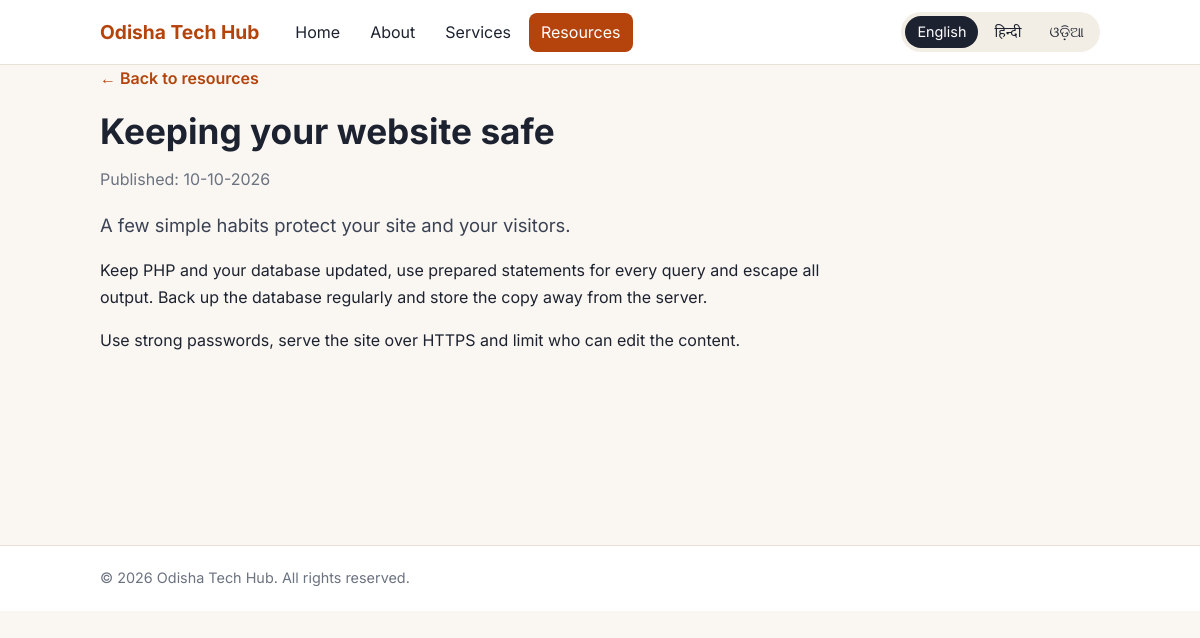
Page /article.php?slug=keeping-your-website-safe on the committed database.
### tables this page shows
CREATE TABLE languages (
  code        VARCHAR(5)   NOT NULL,
  name        VARCHAR(50)  NOT NULL,
  native_name VARCHAR(50)  NOT NULL,
  is_active   TINYINT(1)   NOT NULL DEFAULT 1,
  sort_order  INT          NOT NULL DEFAULT 0,
  PRIMARY KEY (code)
);

CREATE TABLE articles (
  id           INT         NOT NULL AUTO_INCREMENT,
  slug         VARCHAR(80) NOT NULL,
  published_at DATE        NOT NULL,
  is_active    TINYINT(1)  NOT NULL DEFAULT 1,
  PRIMARY KEY (id),
  UNIQUE KEY uq_article_slug (slug)
);

### includes/db.php (called while the page is built)
<?php
function db(): PDO
{
    static $pdo = null;
    if ($pdo === null) {
        $dsn = 'mysql:host=' . DB_HOST . ';dbname=' . DB_NAME . ';charset=utf8mb4';
        $pdo = new PDO($dsn, DB_USER, DB_PASS, [
            PDO::ATTR_ERRMODE            => PDO::ERRMODE_EXCEPTION,
            PDO::ATTR_DEFAULT_FETCH_MODE => PDO::FETCH_ASSOC,
            PDO::ATTR_EMULATE_PREPARES   => false,
        ]);
        $pdo->exec("SET NAMES utf8mb4 COLLATE utf8mb4_unicode_ci");
    }
    return $pdo;
}

### includes/bootstrap.php (called while the page is built, shortened)
<?php
require_once __DIR__ . '/db.php';
require_once __DIR__ . '/i18n.php';
$GLOBALS['CURRENT_LANG'] = init_language();

### article.php (the view, shortened to what this page needs)
<?php
require_once __DIR__ . '/includes/bootstrap.php';
$slug    = (string) ($_GET['slug'] ?? '');
$article = $slug !== '' ? get_article($slug) : null;
require __DIR__ . '/includes/header.php';
?>
<article class="prose">
  <p><a class="link" href="resources.php#articles">&larr; <?= t('back') ?></a></p>
  <h1><?= h($article['title']) ?></h1>
  <p class="muted"><?= t('published_on') ?>: <?= h(format_date($article['published_at'])) ?></p>
  <p class="lead"><?= h($article['summary']) ?></p>
  <?= paragraphs($article['body']) ?>
</article>
<?php require __DIR__ . '/includes/footer.php'; ?>

### includes/header.php (shortened to what this page needs)
<?php
$lang        = current_lang();
$currentFile = basename($_SERVER['SCRIPT_NAME']);
$navItems    = [
    'index.php'     => 'nav_home',
    'about.php'     => 'nav_about',
    'services.php'  => 'nav_services',
    'resources.php' => 'nav_resources',
];
$activeFile = ($currentFile === 'article.php') ? 'resources.php' : $currentFile;
?>
<!DOCTYPE html>
<html lang="<?= h($lang) ?>">
<head>
  <title><?= h($pageTitle ?? '') ?> | <?= h(ui_strings()['site_name'] ?? 'Site') ?></title>
  <link rel="stylesheet" href="assets/style.css">
</head>
<body class="lang-<?= h($lang) ?>">
<header class="site-header">
  <div class="container header-inner">
    <a class="brand" href="index.php"><?= t('site_name') ?></a>
    <nav class="main-nav" aria-label="Main">
      <?php foreach ($navItems as $file => $key): ?>
        <a href="<?= h($file) ?>"<?= $file === $activeFile ? ' class="active" aria-current="page"' : '' ?>><?= t($key) ?></a>
      <?php endforeach; ?>
    </nav>
    <div class="lang-switch" role="group" aria-label="<?= t('language') ?>">
      <?php foreach (active_languages() as $code => $info): ?>
        <a href="<?= h(lang_url($code)) ?>"
           hreflang="<?= h($code) ?>" lang="<?= h($code) ?>"
           class="<?= $code === $lang ? 'current' : '' ?>"
           <?= $code === $lang ? 'aria-current="true"' : '' ?>><?= h($info['native_name']) ?></a>
      <?php endforeach; ?>
    </div>
  </div>
</header>
<main class="container">

### assets/style.css (style rules this page uses)
:root { --bg: #faf7f2; --ink: #1d2230; --muted: #6b7280; --accent: #b4430c; --accent-dark: #8f3409; --card: #ffffff; --line: #e7e1d6; --ok-bg: #e8f5ec; --ok-ink: #1d6b3a; --err-bg: #fdecec; --err-ink: #a12626; }
* { box-sizing: border-box; }
html { scroll-behavior: smooth; }
body { margin: 0; background: var(--bg); color: var(--ink); font-family: 'Inter', 'Noto Sans Devanagari', 'Noto Sans Odia', system-ui, sans-serif; line-height: 1.7; }
.container { max-width: 1040px; margin: 0 auto; padding: 0 20px; }
.site-header { background: var(--card); border-bottom: 1px solid var(--line); position: sticky; top: 0; z-index: 10; }
.header-inner { display: flex; align-items: center; gap: 24px; flex-wrap: wrap; padding-top: 12px; padding-bottom: 12px; }
.brand { font-weight: 700; font-size: 1.2rem; color: var(--accent); text-decoration: none; }
.main-nav { display: flex; gap: 6px; flex-wrap: wrap; flex: 1; }
.main-nav a { color: var(--ink); text-decoration: none; padding: 6px 12px; border-radius: 8px; }
.main-nav a.active { background: var(--accent); color: #fff; }
.lang-switch { display: flex; gap: 4px; background: #f3eee5; padding: 4px; border-radius: 999px; }
.lang-switch a { text-decoration: none; color: var(--ink); padding: 4px 12px; border-radius: 999px; font-size: 0.9rem; }
.lang-switch a.current { background: var(--ink); color: #fff; }
main { padding-top: 32px; padding-bottom: 48px; min-height: 60vh; }
h1 { font-size: 2.2rem; line-height: 1.3; margin: 0 0 12px; }
.lead { font-size: 1.15rem; color: #3b4254; max-width: 720px; }
.muted { color: var(--muted); }
.prose { max-width: 720px; }
.prose p { margin: 0 0 1rem; }
.link { color: var(--accent); text-decoration: none; font-weight: 600; }

### rows in the picture
languages: native_name "English"
languages: native_name "हिन्दी"
languages: native_name "ଓଡ଼ିଆ"
articles: published_at "10-10-2026"

### other values in the picture
t('site_name') "Odisha Tech Hub"
t($key) "Home"
t($key) "About"
t($key) "Services"
t($key) "Resources"
t('back') "Back to resources"
$article['title'] "Keeping your website safe"
t('published_on') "Published"
$article['summary'] "A few simple habits protect your site and your visitors."
$p "Keep PHP and your database updated, use prepared statements for every query and escape all output. Back up the database regularly and store the copy away from the server."
$p "Use strong passwords, serve the site over HTTPS and limit who can edit the content."
t('footer_rights') "All rights reserved"
